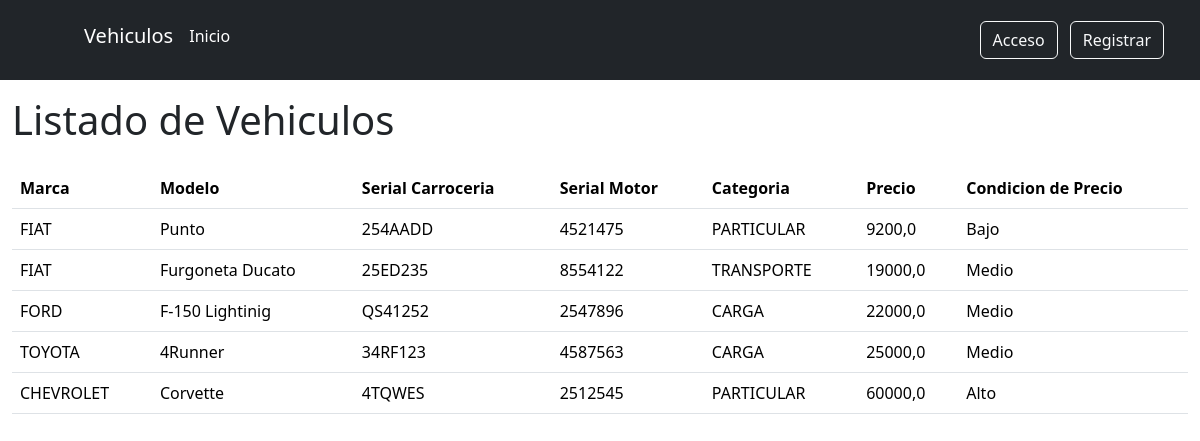
Screenshot of /vehiculo/ with the database file from the repository.
### vehiculo/models.py (models this page shows, shortened)
class Vehiculo(models.Model):
    class Meta:
        permissions = (('visualizar_catalogo', 'Ver Catalogo Vehiculos'),
                    ('add_vehiculomodel', 'Agregar Vehiculo'),)
    MARCAS = [
        ('CHEVROLET', 'CHEVROLET'),
        ('FIAT', 'FIAT'),
        ('FORD', 'FORD'),
        ('TOYOTA', 'TOYOTA'),
    ]
    CATEGORIAS = [
        ('PARTICULAR', 'PARTICULAR'),
        ('TRANSPORTE', 'TRANSPORTE'),
        ('CARGA', 'CARGA'),
    ]
    marca = models.CharField(max_length=20, blank=False, null=False, choices=MARCAS, default='Ford')
    modelo = models.CharField(max_length=100, blank=False, null=False)
    serial_carroceria = models.CharField(max_length=50, blank=False, null=False)
    serial_motor = models.CharField(max_length=50, blank=False, null=False)
    categoria = models.CharField(max_length=20, blank=False, null=False, choices=CATEGORIAS, default='Particular')
    precio = models.FloatField(blank=False, null=False,)
    fecha_creacion = models.DateTimeField(auto_now_add=True, blank=True)
    fecha_modificacion = models.DateTimeField(auto_now_add=True, blank=True)

### vehiculo/views.py (the view)
# urls.py: path('vehiculo/', views.VehiculosView.as_view(), name='vehiculo'),
class VehiculosView(ListView):
    model = Vehiculo
    template_name = "vehiculos/vehiculos.html"
    context_object_name = 'vehiculos'
    permission_required = 'vehiculo.visualizar_catalogo'
    ordering = ['precio']
    def get_context_data(self, **kwargs):
        context = super().get_context_data(**kwargs)
        context["titulo"] = 'Página de Vehiculos'
        return context

### templates/vehiculos/vehiculos.html
{% extends "layouts/base.html" %}
{% block contenido %}
<main class="container-fluid">
    <section id="listado-productos">
        <h1 class="text-left py-3">Listado de Vehiculos</h1>
        {% if vehiculos %}
            <table class="table">
            <thead>
                <tr>
                    <th scope="col">Marca</th>
                    <th scope="col">Modelo</th>
                    <th scope="col">Serial Carroceria</th>
                    <th scope="col">Serial Motor</th>
                    <th scope="col">Categoria</th>
                    <th scope="col">Precio</th>
                    <th scope="col">Condicion de Precio</th>
                </tr>
            </thead>
            <tbody>
                {% for vehiculo in vehiculos %}
                <tr>
                    <td>{{vehiculo.marca|upper}}</td>
                    <td>{{vehiculo.modelo}}</td>
                    <td>{{vehiculo.serial_carroceria}}</td>
                    <td>{{vehiculo.serial_motor}}</td>
                    <td>{{vehiculo.categoria}}</td>
                    <td>{{vehiculo.precio}}</td>
                    {% if vehiculo.precio < 10000 %}
                        <td>Bajo</td>
                    {% endif %}
                    {% if vehiculo.precio > 9999 and vehiculo.precio < 30000 %}
                        <td>Medio</td>
                    {% endif %}
                    {% if vehiculo.precio > 30000 %}
                        <td>Alto</td>
                    {% endif %}
                </tr>
                {% endfor %}
            </tbody>
        </table>
        {% else %}
        <p class="text-center">No existen vehiculos disponibles.</p>
        {% endif %}
    </section>
</main>
{% endblock contenido %}

### rows the page displays
Vehiculo: marca "FIAT", modelo "Punto", serial_carroceria "254AADD", serial_motor "4521475", categoria "PARTICULAR", precio "9200,0", shows "Bajo"
Vehiculo: marca "FIAT", modelo "Furgoneta Ducato", serial_carroceria "25ED235", serial_motor "8554122", categoria "TRANSPORTE", precio "19000,0", shows "Medio"
Vehiculo: marca "FORD", modelo "F-150 Lightinig", serial_carroceria "QS41252", serial_motor "2547896", categoria "CARGA", precio "22000,0", shows "Medio"
Vehiculo: marca "TOYOTA", modelo "4Runner", serial_carroceria "34RF123", serial_motor "4587563", categoria "CARGA", precio "25000,0", shows "Medio"
Vehiculo: marca "CHEVROLET", modelo "Corvette", serial_carroceria "4TQWES", serial_motor "2512545", categoria "PARTICULAR", precio "60000,0", shows "Alto"
